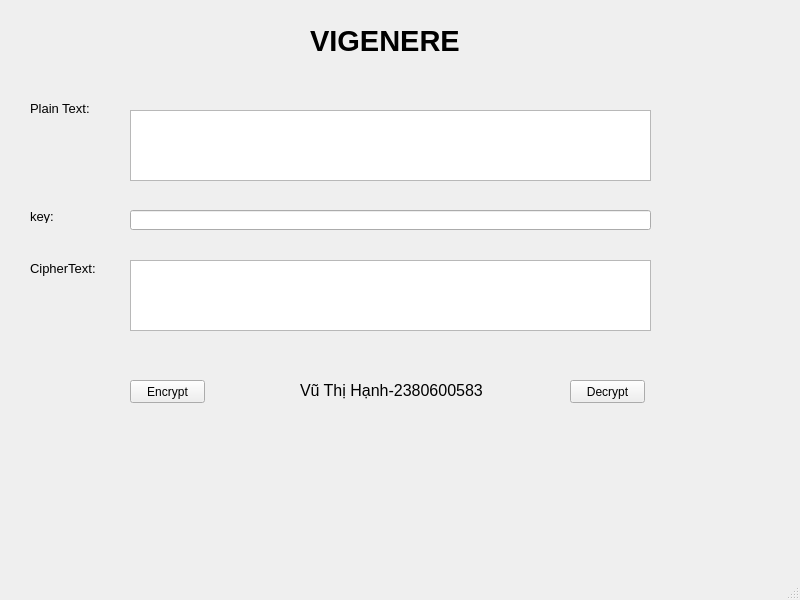
<?xml version="1.0" encoding="UTF-8"?>
<ui version="4.0">
 <class>MainWindow</class>
 <widget class="QMainWindow" name="MainWindow">
  <property name="geometry">
   <rect>
    <x>0</x>
    <y>0</y>
    <width>800</width>
    <height>600</height>
   </rect>
  </property>
  <property name="windowTitle">
   <string>MainWindow</string>
  </property>
  <widget class="QWidget" name="centralwidget">
   <widget class="QLabel" name="label">
    <property name="geometry">
     <rect>
      <x>310</x>
      <y>20</y>
      <width>151</width>
      <height>41</height>
     </rect>
    </property>
    <property name="font">
     <font>
      <pointsize>22</pointsize>
      <weight>75</weight>
      <bold>true</bold>
     </font>
    </property>
    <property name="text">
     <string>VIGENERE</string>
    </property>
   </widget>
   <widget class="QLabel" name="txt_plain_text">
    <property name="geometry">
     <rect>
      <x>30</x>
      <y>100</y>
      <width>61</width>
      <height>16</height>
     </rect>
    </property>
    <property name="font">
     <font>
      <pointsize>10</pointsize>
     </font>
    </property>
    <property name="text">
     <string>Plain Text:</string>
    </property>
   </widget>
   <widget class="QTextEdit" name="textEdit">
    <property name="geometry">
     <rect>
      <x>130</x>
      <y>110</y>
      <width>521</width>
      <height>71</height>
     </rect>
    </property>
   </widget>
   <widget class="QLineEdit" name="lineEdit">
    <property name="geometry">
     <rect>
      <x>130</x>
      <y>210</y>
      <width>521</width>
      <height>20</height>
     </rect>
    </property>
   </widget>
   <widget class="QTextEdit" name="textEdit_2">
    <property name="geometry">
     <rect>
      <x>130</x>
      <y>260</y>
      <width>521</width>
      <height>71</height>
     </rect>
    </property>
   </widget>
   <widget class="QLabel" name="txt_key">
    <property name="geometry">
     <rect>
      <x>30</x>
      <y>210</y>
      <width>47</width>
      <height>13</height>
     </rect>
    </property>
    <property name="font">
     <font>
      <pointsize>10</pointsize>
     </font>
    </property>
    <property name="text">
     <string>key:</string>
    </property>
   </widget>
   <widget class="QLabel" name="txt_cipher_text">
    <property name="geometry">
     <rect>
      <x>30</x>
      <y>260</y>
      <width>71</width>
      <height>16</height>
     </rect>
    </property>
    <property name="font">
     <font>
      <pointsize>10</pointsize>
     </font>
    </property>
    <property name="text">
     <string>CipherText:</string>
    </property>
   </widget>
   <widget class="QPushButton" name="btn_encrypt">
    <property name="geometry">
     <rect>
      <x>130</x>
      <y>380</y>
      <width>75</width>
      <height>23</height>
     </rect>
    </property>
    <property name="text">
     <string>Encrypt</string>
    </property>
   </widget>
   <widget class="QPushButton" name="btn_decrypt">
    <property name="geometry">
     <rect>
      <x>570</x>
      <y>380</y>
      <width>75</width>
      <height>23</height>
     </rect>
    </property>
    <property name="text">
     <string>Decrypt</string>
    </property>
   </widget>
   <widget class="QLabel" name="label_5">
    <property name="geometry">
     <rect>
      <x>300</x>
      <y>380</y>
      <width>211</width>
      <height>20</height>
     </rect>
    </property>
    <property name="font">
     <font>
      <pointsize>12</pointsize>
     </font>
    </property>
    <property name="text">
     <string>Vũ Thị Hạnh-2380600583</string>
    </property>
   </widget>
  </widget>
  <widget class="QStatusBar" name="statusbar"/>
  <widget class="QMenuBar" name="menubar">
   <property name="geometry">
    <rect>
     <x>0</x>
     <y>0</y>
     <width>800</width>
     <height>21</height>
    </rect>
   </property>
  </widget>
 </widget>
 <resources/>
 <connections/>
</ui>
